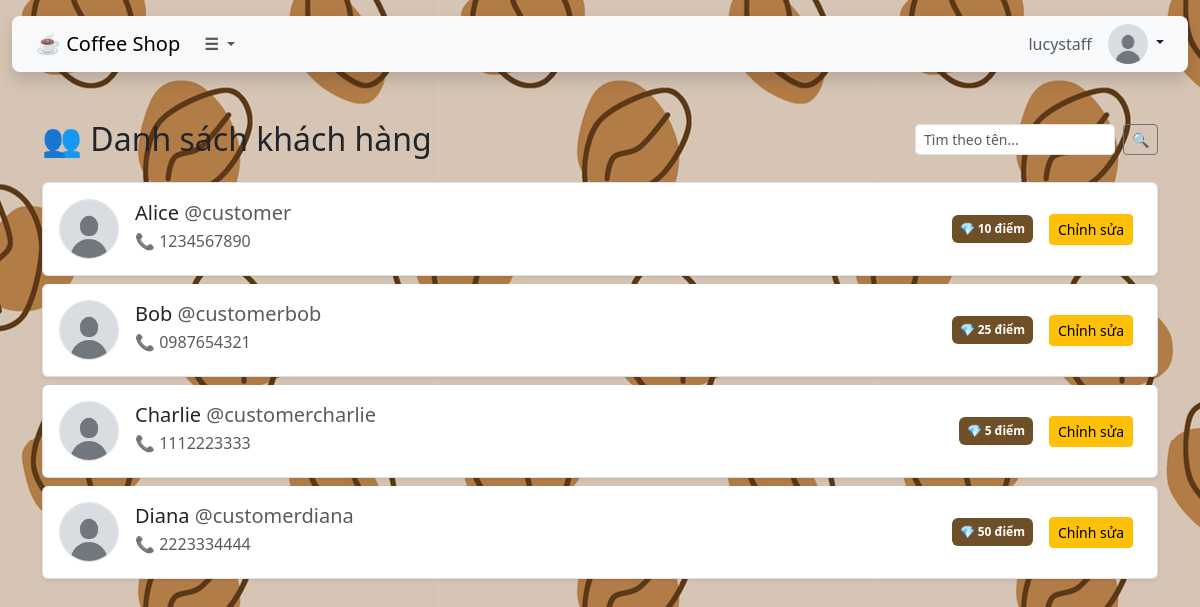
Page /CustomerController/staffCustomerManagePage (signed in) on the committed database.
### tables this page shows
CREATE TABLE Customer (
    customerId INT AUTO_INCREMENT PRIMARY KEY NOT NULL,
    name VARCHAR(100) NOT NULL,
    phone VARCHAR(20) NOT NULL,
    points INT NOT NULL,
    username VARCHAR(50) NOT NULL,
    FOREIGN KEY (username) REFERENCES Account(username)
);

### core/Controller.php (called while the page is built, shortened)
<?php
class Controller {
    public function model($modelName) {
        return new $modelName;
    }
    public function view($viewPath, $data = []) {
        require_once __DIR__ . '/../app/views/' . $viewPath . '.php';
    }
}

### app/controllers/CustomerController.php (called while the page is built, shortened)
<?php
    class CustomerController extends Controller {
        public function staffCustomerManagePage() {
            $customerModel = $this->model('Customer');
            $customer = $customerModel->getAllCustomers();
            $this->view('staff/customer_manage', ['customer' => $customer]);
        }
    }
?>

### core/Database.php (called while the page is built, shortened)
<?php
class Database {
    private $host = "localhost";
    private $user = "root";
    private $pass = "";
    private $dbname = "coffee_shop";
    private $dbh;
    private $stmt;
    public function __construct() {
        $dsn = "mysql:host={$this->host};dbname={$this->dbname};charset=utf8";
        $options = [
            PDO::ATTR_ERRMODE            => PDO::ERRMODE_EXCEPTION,
            PDO::ATTR_DEFAULT_FETCH_MODE => PDO::FETCH_ASSOC
        ];
        try {
            $this->dbh = new PDO($dsn, $this->user, $this->pass, $options);
        } catch (PDOException $e) {
            die("Database Connection Failed: " . $e->getMessage());
        }
    }
    public function query($sql) {
        $this->stmt = $this->dbh->prepare($sql);
    }
    public function execute() {
        return $this->stmt->execute();
    }
    public function resultSet() {
        $this->execute();
        return $this->stmt->fetchAll(PDO::FETCH_ASSOC);
    }
}

### app/models/Customer.php (called while the page is built, shortened)
<?php
class Customer {
    private $db;
    public function __construct() {
        $this->db = new Database();
    }
    public function getAllCustomers() {
        $this->db->query("SELECT * FROM customer");
        return $this->db->resultSet();
    }
}
?>

### app/views/staff/customer_manage.php (the view, shortened to what this page needs)
<div class="container mt-5">
    <div class="d-flex justify-content-between align-items-center mb-4">
        <h2 class="mb-0">👥 Danh sách khách hàng</h2>
        <form class="d-flex" id="searchForm" onsubmit="return false;">
            <input type="text" id="searchInput" class="form-control form-control-sm me-2" placeholder="Tìm theo tên..." style="width: 200px;">
            <button class="btn btn-sm btn-outline-secondary" id="searchButton" type="button">
                🔍
            </button>
        </form>
    </div>
    <div class="list-group" id="customerList">
        <?php foreach ($data['customer'] as $customer): ?>
            <?php
                $imgSrc = empty($customer['avatar'])
                    ? '/cnpm-final/public/images/avatar/default.jpg'
                    : '/cnpm-final/public/images/avatar/' . $customer['avatar'];
            ?>
            <div class="list-group-item list-group-item-action d-flex align-items-center justify-content-between shadow-sm p-3 mb-2 bg-body rounded customer-item">
                <div class="d-flex align-items-center">
                    <img src="<?= $imgSrc ?>" class="rounded-circle me-3 border" width="60" height="60" alt="avatar">
                    <div>
                        <h5 class="mb-1 customer-name"><?= htmlspecialchars($customer['name']) ?> <span class="text-muted">@<?= htmlspecialchars($customer['username']) ?></span></h5>
                        <p class="mb-1 text-muted">📞 <?= htmlspecialchars($customer['phone']) ?></p>
                    </div>
                </div>
                <div class="d-flex align-items-center justify-content-end">
                    <span class="badge bg-primary me-3 p-2">💎 <?= (int)$customer['points'] ?> điểm</span>
                    <button
                        class="btn btn-sm btn-warning edit-btn me-2"
                        data-bs-toggle="modal"
                        data-bs-target="#editCustomerModal"
                        data-id="<?= $customer['customerId'] ?>"
                        data-name="<?= htmlspecialchars($customer['name']) ?>"
                        data-username="<?= htmlspecialchars($customer['username']) ?>"
                        data-phone="<?= htmlspecialchars($customer['phone']) ?>"
                        data-point="<?= $customer['points'] ?>"
                    >Chỉnh sửa</button>
                </div>
            </div>
        <?php endforeach; ?>
    </div>
</div>

### public/css/style.css (style rules this page uses)
body { background-image: url('/cnpm-final/public/images/other/background.png'); background-size: auto; background-repeat: repeat; background-position: 0 0; }
.bg-primary { background-color: #6f4f28 !important; color: #fff !important; }

### rows in the picture
customer: name "Alice", username "customer", phone "1234567890", points "10"
customer: name "Bob", username "customerbob", phone "0987654321", points "25"
customer: name "Charlie", username "customercharlie", phone "1112223333", points "5"
customer: name "Diana", username "customerdiana", phone "2223334444", points "50"

### other values in the picture
$_SESSION['username'] "lucystaff"
